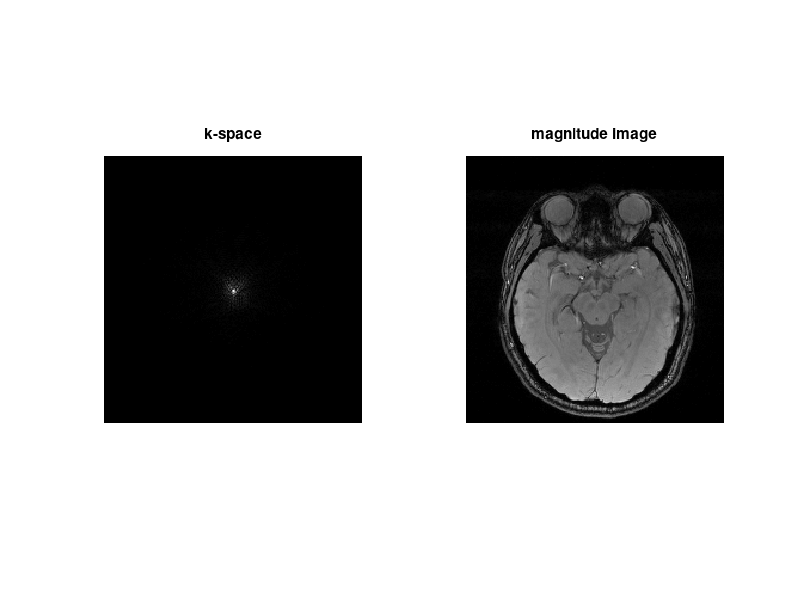

The MATLAB source for this figure:
% part 1.1
k_space_data = load('K_space_data.mat');
figure
subplot(1,2,1)
imshow(abs(k_space_data.K_space_slice18), [])
title('k-space')

% part 1.2
X = ifft2(k_space_data.K_space_slice18);
subplot(1,2,2)
imshow(abs(X), [])
title('magnitude image')
